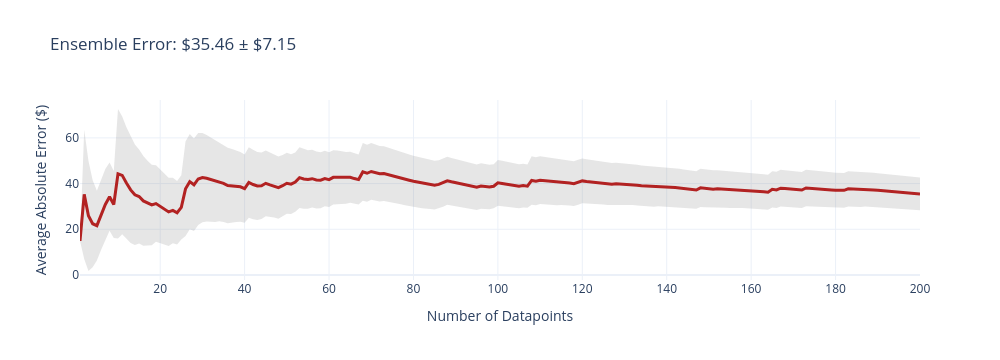
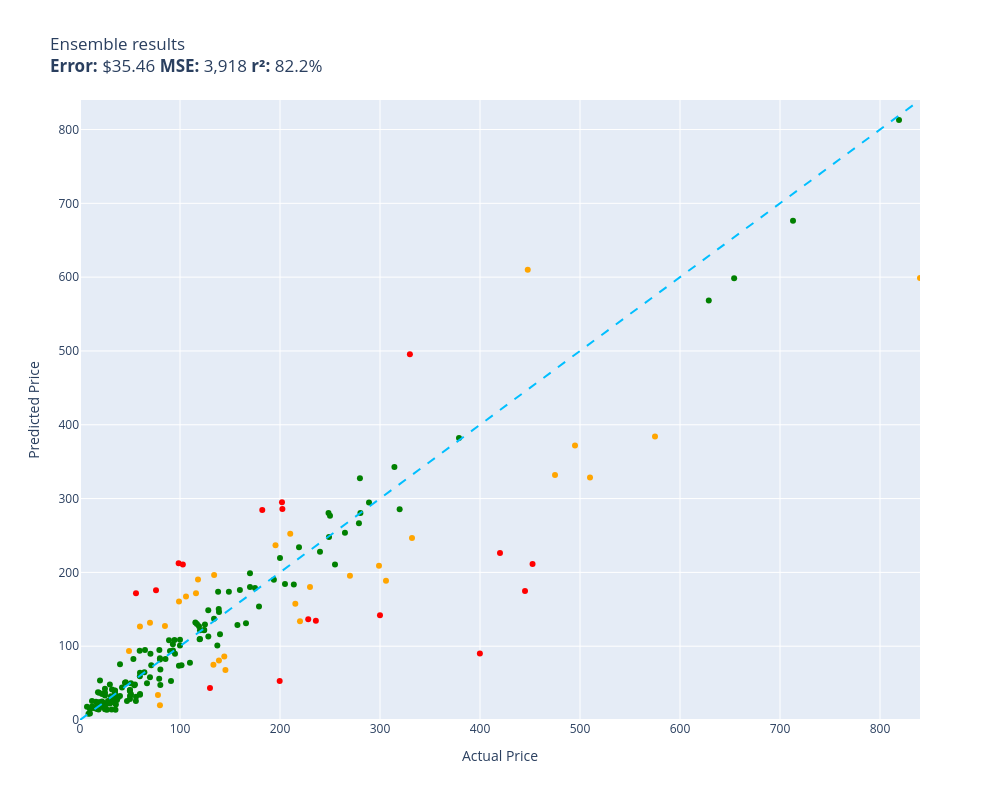

The notebook cell these images were saved under, in order:
### Code cell
evaluate(ensemble, test)

### Figure 1 — Plotly figure (JSON) as saved in the notebook; plotly's stock layout.template omitted (floating-point values rounded to 4 significant figures; data arrays with more than 128 entries replaced by an {"elided": "..."} marker saying what was removed)
{"data": [{"fill": "toself", "fillcolor": "rgba(128,128,128,0.2)", "hoverinfo": "skip", "line": {"color": "rgba(255,255,255,0)"}, "name": "95% CI", "showlegend": false, "type": "scatter", "x": {"elided": "400 int values"}, "y": {"elided": "400 float values"}}, {"customdata": {"elided": "200x1 float values"}, "hovertemplate": "n=%{x}<br>Avg Error=$%{y:,.2f}<br>±95% CI=$%{customdata[0]:,.2f}<extra></extra>", "line": {"color": "firebrick", "width": 3}, "mode": "lines", "name": "Cumulative Avg Error", "type": "scatter", "x": {"elided": "200 int values"}, "y": {"elided": "200 float values"}}], "layout": {"height": 360, "showlegend": false, "title": {"text": "Ensemble Error: $35.46 ± $7.15"}, "width": 1000, "xaxis": {"title": {"text": "Number of Datapoints"}}, "yaxis": {"title": {"text": "Average Absolute Error ($)"}}}}

### Figure 2 — Plotly figure (JSON) as saved in the notebook; plotly's stock layout.template omitted (floating-point values rounded to 4 significant figures; data arrays with more than 128 entries replaced by an {"elided": "..."} marker saying what was removed)
{"data": [{"customdata": {"elided": "153x1 str values"}, "hovertemplate": "%{customdata[0]}<extra></extra>", "legendgroup": "green", "marker": {"color": "green", "size": 6, "symbol": "circle"}, "mode": "markers", "name": "green", "orientation": "v", "showlegend": true, "type": "scatter", "x": {"elided": "153 float values"}, "xaxis": "x", "y": {"elided": "153 float values"}, "yaxis": "y"}, {"customdata": [["telpo Headlight Assembly Fit For 15 Camr...\nGuess=$171.71 Actual=$115.99"], ["RBC12-UPC Replacement Battery Cartridge ...\nGuess=$180.19 Actual=$229.99"], ["SuppliesOutlet Compatible Toner Cartridg...\nGuess=$85.93 Actual=$144.29"], ["ACDelco GM Original Equipment FW339 Fron...\nGuess=$157.37 Actual=$215.33"], ["APS iBoard 6-inch Aluminum (Black Powder...\nGuess=$252.48 Actual=$210.23"], ["HK SYSTEMS 13\" Heavy Duty Black \"Push\" O...\nGuess=$127.47 Actual=$84.95"], ["Bam Trekking 3027SB Single Black Clarine...\nGuess=$246.57 Actual=$332.00"], ["Mini PC, Kinupute Desktop Computer E3-12...\nGuess=$371.92 Actual=$495.00"], ["Clementoni 39132.5 Jigsaw Puzzle 1,000 P...\nGuess=$19.92 Actual=$79.95"], ["Dakota Alert MURS Alert Probe Sensor - M...\nGuess=$133.84 Actual=$219.99"], ["Wenger City Upgrade Laptop Backpack with...\nGuess=$67.57 Actual=$145.42"], ["KOHLER 18865-CP Filtered Water Faucet, P...\nGuess=$331.93 Actual=$475.00"], ["Diversitech WG840585 Motor, (Ddb) 1/3Hp,...\nGuess=$196.61 Actual=$134.12"], ["Webcem Solar Shed Light Outdoor Indoor, ...\nGuess=$33.84 Actual=$77.96"], ["LEGO Marvel Avengers War Machine Buster ...\nGuess=$126.82 Actual=$59.95"], ["Kingston Brass KS269SN Kingston Clawfoot...\nGuess=$188.77 Actual=$305.99"], ["Aeromotive 13304 Regulator, X1 Adjustabl...\nGuess=$195.59 Actual=$269.95"], ["Walker Exhaust Ultra EPA 16478 Direct Fi...\nGuess=$384.01 Actual=$574.99"], ["LSI Broadcom SAS 9300-8i 8-port 12Gb/s S...\nGuess=$190.27 Actual=$118.00"], ["Mikrotik RB3011UIAS-RM RouterBOARD 10xGi...\nGuess=$208.91 Actual=$299.00"], ["MXR Carbon Copy Deluxe Analog Delay Guit...\nGuess=$236.90 Actual=$195.50"], ["Auertech Portable Washing Machine, 14lbs...\nGuess=$160.43 Actual=$98.99"], ["New Replacement seat cover fits Yamaha M...\nGuess=$80.70 Actual=$138.95"], ["Skullcandy Hesh Evo Bluetooth Headphones...\nGuess=$131.81 Actual=$69.99"], ["Competition Clutch Disc and Pressure Pla...\nGuess=$328.51 Actual=$510.00"], ["KUNFINE Android Radio CarPlay & Android ...\nGuess=$167.16 Actual=$106.00"], ["A-Premium Front Suspension Steering Knuc...\nGuess=$93.60 Actual=$48.99"], ["Dell XPS 13 9343-2727SLV 13.3\" Full HD S...\nGuess=$598.79 Actual=$839.99"], ["Steering Wheel, Carbon Fiber Automotive ...\nGuess=$609.85 Actual=$447.74"], ["Targus CityGear Durable Backpack, Black,...\nGuess=$75.01 Actual=$133.43"]], "hovertemplate": "%{customdata[0]}<extra></extra>", "legendgroup": "orange", "marker": {"color": "orange", "size": 6, "symbol": "circle"}, "mode": "markers", "name": "orange", "orientation": "v", "showlegend": true, "type": "scatter", "x": [116.0, 230.0, 144.3, 215.3, 210.2, 84.95, 332.0, 495.0, 79.95, 220.0, 145.4, 475.0, 134.1, 77.96, 59.95, 306.0, 269.9, 575.0, 118.0, 299.0, 195.5, 98.99, 138.9, 69.99, 510.0, 106.0, 48.99, 840.0, 447.7, 133.4], "xaxis": "x", "y": [171.7, 180.2, 85.93, 157.4, 252.5, 127.5, 246.6, 371.9, 19.92, 133.8, 67.57, 331.9, 196.6, 33.84, 126.8, 188.8, 195.6, 384.0, 190.3, 208.9, 236.9, 160.4, 80.7, 131.8, 328.5, 167.2, 93.6, 598.8, 609.8, 75.01], "yaxis": "y"}, {"customdata": [["Pump Head TBVECHI 175PSI 4KW 5.5HP 21CFM...\nGuess=$495.51 Actual=$329.90"], ["DEWALT 20V MAX* XR Impact Driver with Bl...\nGuess=$211.41 Actual=$452.53"], ["Aolemi Oil Rubbed Bronze Single Function...\nGuess=$212.35 Actual=$98.65"], ["JRready ST6313 DT Deutsch Connector Kit,...\nGuess=$52.88 Actual=$199.68"], ["AUTOFREE LED Tail Lights Assembly Compat...\nGuess=$294.88 Actual=$201.99"], ["3D Tree Hole Branches 075 Stair Risers D...\nGuess=$43.29 Actual=$129.99"], ["Evan-Fischer Front Bumper Cover Compatib...\nGuess=$285.97 Actual=$202.38"], ["Sumerain S1339CM Double Handle Widesprea...\nGuess=$134.39 Actual=$235.86"], ["Lighted Triangle Mirror Cabinet Bathroom...\nGuess=$174.90 Actual=$445.00"], ["BESTILL Wall Mounted Shower Faucet Set, ...\nGuess=$175.86 Actual=$76.00"], ["ANZO USA 111207 GMC SIERRA 99-06 / YUKON...\nGuess=$284.48 Actual=$182.28"], ["Pioneer 2AM401-BN Two Handle Kitchen Fau...\nGuess=$136.35 Actual=$228.22"], ["Canon Sure Shot 90u 35mm Date Camera\nGuess=$89.96 Actual=$399.89"], ["Linkloos Solar Street Lights Outdoor Wat...\nGuess=$171.87 Actual=$55.99"], ["GENUINE VOLVO THERMOSTAT (3.0, 3.2) S60 ...\nGuess=$210.84 Actual=$102.85"], ["Pacific Drums PDCM1618TTRB 16 x 18 Inche...\nGuess=$226.19 Actual=$419.99"], ["HP Laserjet 2100 Laser Printer W/Test Pr...\nGuess=$141.75 Actual=$299.98"]], "hovertemplate": "%{customdata[0]}<extra></extra>", "legendgroup": "red", "marker": {"color": "red", "size": 6, "symbol": "circle"}, "mode": "markers", "name": "red", "orientation": "v", "showlegend": true, "type": "scatter", "x": [329.9, 452.5, 98.65, 199.7, 202.0, 130.0, 202.4, 235.9, 445.0, 76.0, 182.3, 228.2, 399.9, 55.99, 102.8, 420.0, 300.0], "xaxis": "x", "y": [495.5, 211.4, 212.4, 52.88, 294.9, 43.29, 286.0, 134.4, 174.9, 175.9, 284.5, 136.3, 89.96, 171.9, 210.8, 226.2, 141.8], "yaxis": "y"}, {"hoverinfo": "skip", "line": {"color": "deepskyblue", "dash": "dash", "width": 2}, "mode": "lines", "name": "y = x", "showlegend": false, "type": "scatter", "x": [0, 840.0], "y": [0, 840.0]}], "layout": {"height": 800, "legend": {"title": {"text": "color"}, "tracegroupgap": 0}, "showlegend": false, "title": {"text": "Ensemble results<br><b>Error:</b> $35.46 <b>MSE:</b> 3,918 <b>r²:</b> 82.2%"}, "width": 1000, "xaxis": {"anchor": "y", "domain": [0, 1], "range": [0, 840.0], "title": {"text": "Actual Price"}}, "yaxis": {"anchor": "x", "domain": [0, 1], "range": [0, 840.0], "title": {"text": "Predicted Price"}}}}
